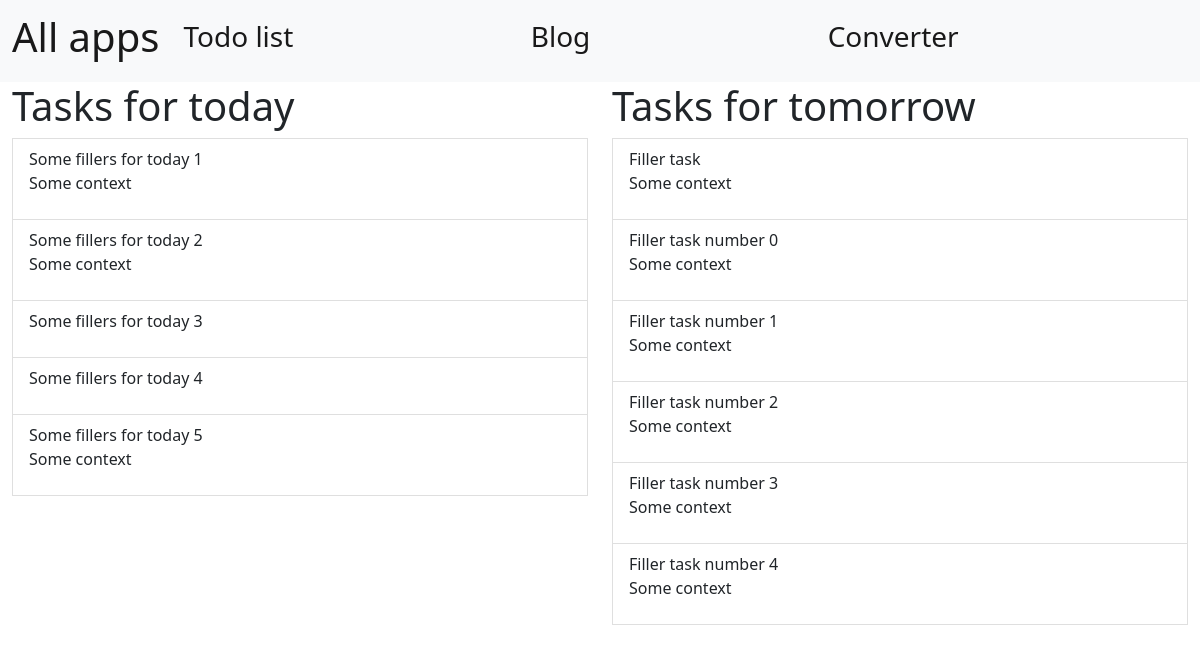
The page /todo/home/ on the database its author committed.
### todo_app/models.py (models this page shows, shortened)
class ToDoList(models.Model):
    title = models.CharField(max_length=80)
    context = models.CharField(max_length=80, blank=True)
    is_done = models.BooleanField(default=False)
    is_today = models.BooleanField(default=False)

### todo_app/views.py (the view)
# urls.py: path('home/', ToDoView.as_view(), name='todo')
class ToDoView(ListView):
    model = ToDoList
    queryset = ToDoList.objects.all()
    template_name = 'todoapp/todo_template.html'
    context_object_name = 'ToDoList'

### todo_app/templates/todoapp/todo_template.html (shortened to what this page needs)
{% extends 'apps_base_template.html' %}
{% block content %}
<div class="container-fluid">
    <div class="row">
        <div class="col-6">
            <h1>Tasks for today</h1>
            {% for item in ToDoList %}
            {% if item.is_today %}
            {% if not item.is_done %}
            <label class="list-group-item">
                {{ item.title }} <p>{{ item.context }}</p>
            </label>
            {% else %}
            <label class="list-group-item">
                {{ item.title }} <p>{{ item.context }}</p>
            </label>
            {% endif %}
        {% endif %}
        {% endfor %}
        </div>
        <div class="col-6">
            <h1>Tasks for tomorrow</h1>
            {% for item in ToDoList %}
            {% if not item.is_today %}
            <label class="list-group-item">
                {{ item.title }} <p> {{ item.context }} </p>
            </label>
            {% endif %}
            {% endfor %}
        </div>
    </div>
</div>
{% endblock %}

### templates/apps_base_template.html (shortened to what this page needs)
<!doctype html>
<html lang="en-us">
<head>
    <link href="https://cdn.jsdelivr.net/npm/bootstrap@5.1.3/dist/css/bootstrap.min.css" rel="stylesheet"
>
</head>
<body>
{% include 'inc/_navbar.html' %}
{% block content %}{% endblock %}
</body>
</html>

### templates/inc/_navbar.html (shortened to what this page needs)
<nav class="navbar navbar-expand-lg navbar-light bg-light">
    <div class="container-fluid">
        <a class="navbar-brand" href="{% url 'site_main_page' %}"><h1>All apps</h1></a>
        <div class="collapse navbar-collapse" id="navbarSupportedContent">
            <ul class="navbar-nav me-auto mb-2 mb-lg-0">
                <li class="nav-item">
                    <a class="nav-link active" aria-current="page" href="{% url 'todo' %}"><h3>Todo list</h3></a>
                </li>
            </ul>
            <ul class="navbar-nav me-auto mb-2 mb-lg-0">
                <li class="nav-item">
                    <a class="nav-link active" aria-current="page" href="{% url 'blog' %}"><h3>Blog</h3></a>
                </li>
            </ul>
            <ul class="navbar-nav me-auto mb-2 mb-lg-0">
                <li class="nav-item">
                    <a class="nav-link active" aria-current="page" href="#"><h3>Converter</h3></a>
                </li>
            </ul>
        </div>
    </div>
</nav>

### rows shown on the page
ToDoList: title "Some fillers for today 1", context "Some context"
ToDoList: title "Some fillers for today 2", context "Some context"
ToDoList: title "Some fillers for today 3"
ToDoList: title "Some fillers for today 4"
ToDoList: title "Some fillers for today 5", context "Some context"
ToDoList: title "Filler task", context "Some context"
ToDoList: title "Filler task number 0", context "Some context"
ToDoList: title "Filler task number 1", context "Some context"
ToDoList: title "Filler task number 2", context "Some context"
ToDoList: title "Filler task number 3", context "Some context"
ToDoList: title "Filler task number 4", context "Some context"
